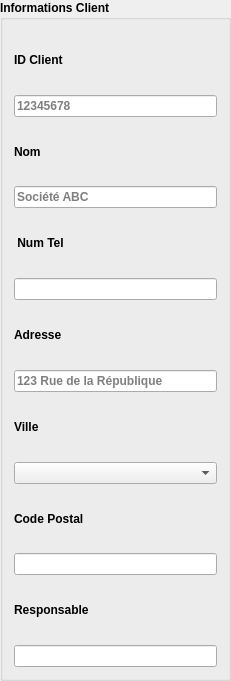
       <widget class="QGroupBox" name="gb_form_client">
        <property name="geometry">
         <rect>
          <x>0</x>
          <y>40</y>
          <width>231</width>
          <height>681</height>
         </rect>
        </property>
        <property name="font">
         <font>
          <bold>true</bold>
         </font>
        </property>
        <property name="title">
         <string>Informations Client</string>
        </property>
        <layout class="QVBoxLayout" name="verticalLayout_5">
         <item>
          <widget class="QLabel" name="label_8_client">
           <property name="text">
            <string>ID Client</string>
           </property>
          </widget>
         </item>
         <item>
          <widget class="QLineEdit" name="le_id_client">
           <property name="maxLength">
            <number>8</number>
           </property>
           <property name="placeholderText">
            <string>12345678</string>
           </property>
          </widget>
         </item>
         <item>
          <widget class="QLabel" name="label_10_client">
           <property name="text">
            <string>Nom</string>
           </property>
          </widget>
         </item>
         <item>
          <widget class="QLineEdit" name="le_nom_client">
           <property name="text">
            <string/>
           </property>
           <property name="placeholderText">
            <string>Société ABC</string>
           </property>
          </widget>
         </item>
         <item>
          <widget class="QLabel" name="label_5">
           <property name="text">
            <string> Num Tel</string>
           </property>
          </widget>
         </item>
         <item>
          <widget class="QLineEdit" name="le_tel_client"/>
         </item>
         <item>
          <widget class="QLabel" name="label_11_client">
           <property name="text">
            <string>Adresse</string>
           </property>
          </widget>
         </item>
         <item>
          <widget class="QLineEdit" name="le_adresse_client">
           <property name="text">
            <string/>
           </property>
           <property name="placeholderText">
            <string>123 Rue de la République</string>
           </property>
          </widget>
         </item>
         <item>
          <widget class="QLabel" name="label_12_client">
           <property name="text">
            <string>Ville</string>
           </property>
          </widget>
         </item>
         <item>
          <widget class="QComboBox" name="cb_ville_client">
           <property name="placeholderText">
            <string>Tunis</string>
           </property>
           <item>
            <property name="text">
             <string>Tunis</string>
            </property>
           </item>
           <item>
            <property name="text">
             <string>Sfax</string>
            </property>
           </item>
           <item>
            <property name="text">
             <string>Sousse</string>
            </property>
           </item>
           <item>
            <property name="text">
             <string>Bizerte</string>
            </property>
           </item>
          </widget>
         </item>
         <item>
          <widget class="QLabel" name="label_13_client">
           <property name="text">
            <string>Code Postal</string>
           </property>
          </widget>
         </item>
         <item>
          <widget class="QLineEdit" name="dsb_codepostal_client"/>
         </item>
         <item>
          <widget class="QLabel" name="label_15_client">
           <property name="text">
            <string>Responsable</string>
           </property>
          </widget>
         </item>
         <item>
          <widget class="QLineEdit" name="le_responsable_client"/>
         </item>
        </layout>
       </widget>
